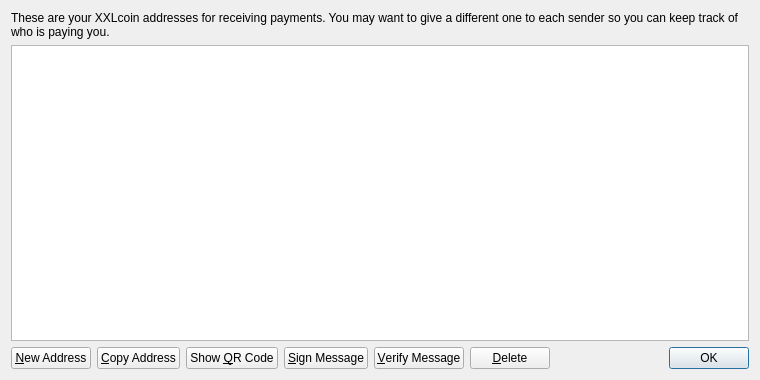
<?xml version="1.0" encoding="UTF-8"?>
<ui version="4.0">
 <class>AddressBookPage</class>
 <widget class="QWidget" name="AddressBookPage">
  <property name="geometry">
   <rect>
    <x>0</x>
    <y>0</y>
    <width>760</width>
    <height>380</height>
   </rect>
  </property>
  <property name="windowTitle">
   <string>Address Book</string>
  </property>
  <layout class="QVBoxLayout" name="verticalLayout">
   <item>
    <widget class="QLabel" name="labelExplanation">
     <property name="text">
      <string>These are your XXLcoin addresses for receiving payments. You may want to give a different one to each sender so you can keep track of who is paying you.</string>
     </property>
     <property name="textFormat">
      <enum>Qt::PlainText</enum>
     </property>
     <property name="wordWrap">
      <bool>true</bool>
     </property>
    </widget>
   </item>
   <item>
    <widget class="QTableView" name="tableView">
     <property name="contextMenuPolicy">
      <enum>Qt::CustomContextMenu</enum>
     </property>
     <property name="toolTip">
      <string>Double-click to edit address or label</string>
     </property>
     <property name="tabKeyNavigation">
      <bool>false</bool>
     </property>
     <property name="alternatingRowColors">
      <bool>true</bool>
     </property>
     <property name="selectionMode">
      <enum>QAbstractItemView::SingleSelection</enum>
     </property>
     <property name="selectionBehavior">
      <enum>QAbstractItemView::SelectRows</enum>
     </property>
     <property name="sortingEnabled">
      <bool>true</bool>
     </property>
     <attribute name="verticalHeaderVisible">
      <bool>false</bool>
     </attribute>
    </widget>
   </item>
   <item>
    <layout class="QHBoxLayout" name="horizontalLayout">
     <item>
      <widget class="QPushButton" name="newAddressButton">
       <property name="toolTip">
        <string>Create a new address</string>
       </property>
       <property name="text">
        <string>&amp;New Address</string>
       </property>
       <property name="icon">
        <iconset resource="../bitcoin.qrc">
         <normaloff>:/icons/add</normaloff>:/icons/add</iconset>
       </property>
      </widget>
     </item>
     <item>
      <widget class="QPushButton" name="copyToClipboard">
       <property name="toolTip">
        <string>Copy the currently selected address to the system clipboard</string>
       </property>
       <property name="text">
        <string>&amp;Copy Address</string>
       </property>
       <property name="icon">
        <iconset resource="../bitcoin.qrc">
         <normaloff>:/icons/editcopy</normaloff>:/icons/editcopy</iconset>
       </property>
      </widget>
     </item>
     <item>
      <widget class="QPushButton" name="showQRCode">
       <property name="text">
        <string>Show &amp;QR Code</string>
       </property>
       <property name="icon">
        <iconset resource="../bitcoin.qrc">
         <normaloff>:/icons/qrcode</normaloff>:/icons/qrcode</iconset>
       </property>
      </widget>
     </item>
     <item>
      <widget class="QPushButton" name="signMessage">
       <property name="toolTip">
        <string>Sign a message to prove you own a XXLcoin address</string>
       </property>
       <property name="text">
        <string>&amp;Sign Message</string>
       </property>
       <property name="icon">
        <iconset resource="../bitcoin.qrc">
         <normaloff>:/icons/edit</normaloff>:/icons/edit</iconset>
       </property>
      </widget>
     </item>
     <item>
      <widget class="QPushButton" name="verifyMessage">
       <property name="toolTip">
        <string>Verify a message to ensure it was signed with a specified XXLcoin address</string>
       </property>
       <property name="text">
        <string>&amp;Verify Message</string>
       </property>
       <property name="icon">
        <iconset resource="../bitcoin.qrc">
         <normaloff>:/icons/transaction_0</normaloff>:/icons/transaction_0</iconset>
       </property>
      </widget>
     </item>
     <item>
      <widget class="QPushButton" name="deleteButton">
       <property name="toolTip">
        <string>Delete the currently selected address from the list. Only sending addresses can be deleted.</string>
       </property>
       <property name="text">
        <string>&amp;Delete</string>
       </property>
       <property name="icon">
        <iconset resource="../bitcoin.qrc">
         <normaloff>:/icons/remove</normaloff>:/icons/remove</iconset>
       </property>
      </widget>
     </item>
     <item>
      <spacer name="horizontalSpacer">
       <property name="orientation">
        <enum>Qt::Horizontal</enum>
       </property>
       <property name="sizeHint" stdset="0">
        <size>
         <width>40</width>
         <height>20</height>
        </size>
       </property>
      </spacer>
     </item>
     <item>
      <widget class="QDialogButtonBox" name="buttonBox">
       <property name="sizePolicy">
        <sizepolicy hsizetype="Maximum" vsizetype="Fixed">
         <horstretch>0</horstretch>
         <verstretch>0</verstretch>
        </sizepolicy>
       </property>
       <property name="standardButtons">
        <set>QDialogButtonBox::Ok</set>
       </property>
      </widget>
     </item>
    </layout>
   </item>
  </layout>
 </widget>
 <resources>
  <include location="../bitcoin.qrc"/>
 </resources>
 <connections/>
</ui>
